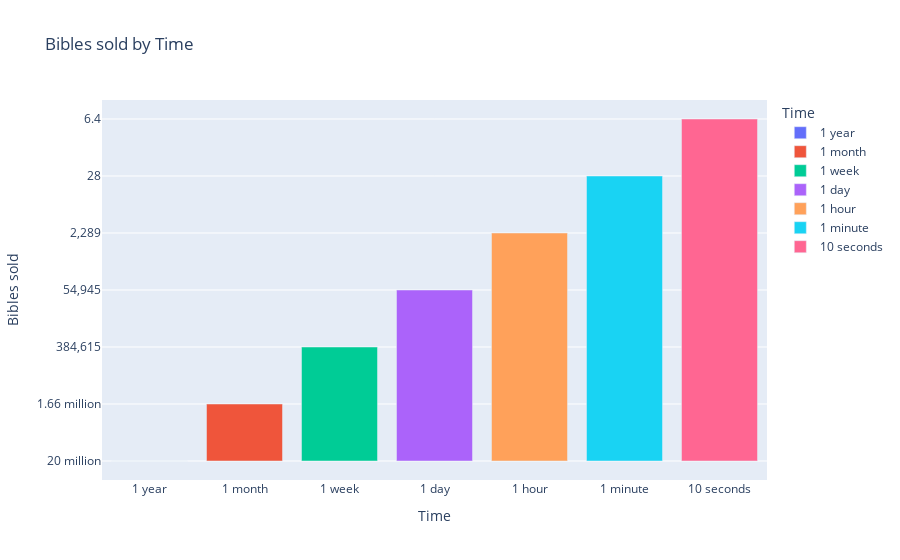

The notebook cell this image was saved under:
### Markdown cell above
This code creates a bar graph that illistartaes the rate that Bibles are bought at.

### Code cell
import plotly.express as px 
import pandas as pd
data = { 'Time': ['1 year', '1 month', '1 week', '1 day', '1 hour', '1 minute', '10 seconds'], 'Bibles sold': ['20 million', '1.66 million', '384,615', '54,945', '2,289', '28', '6.4'] } 
df = pd.DataFrame(data) 
fig = px.bar(df, x='Time', y='Bibles sold', 
             title='Bibles sold by Time ', 
             labels={'Time': 'Time', 'Bibles sold': 'Bibles sold'}, 
             color='Time') 
fig.show()

### Figure 1 — Plotly figure (JSON) as saved in the notebook; plotly's stock layout.template omitted (floating-point values rounded to 4 significant figures)
{"data": [{"alignmentgroup": "True", "hovertemplate": "Time=%{x}<br>Bibles sold=%{y}<extra></extra>", "legendgroup": "1 year", "marker": {"color": "#636efa", "pattern": {"shape": ""}}, "name": "1 year", "offsetgroup": "1 year", "orientation": "v", "showlegend": true, "textposition": "auto", "type": "bar", "x": ["1 year"], "xaxis": "x", "y": ["20 million"], "yaxis": "y"}, {"alignmentgroup": "True", "hovertemplate": "Time=%{x}<br>Bibles sold=%{y}<extra></extra>", "legendgroup": "1 month", "marker": {"color": "#EF553B", "pattern": {"shape": ""}}, "name": "1 month", "offsetgroup": "1 month", "orientation": "v", "showlegend": true, "textposition": "auto", "type": "bar", "x": ["1 month"], "xaxis": "x", "y": ["1.66 million"], "yaxis": "y"}, {"alignmentgroup": "True", "hovertemplate": "Time=%{x}<br>Bibles sold=%{y}<extra></extra>", "legendgroup": "1 week", "marker": {"color": "#00cc96", "pattern": {"shape": ""}}, "name": "1 week", "offsetgroup": "1 week", "orientation": "v", "showlegend": true, "textposition": "auto", "type": "bar", "x": ["1 week"], "xaxis": "x", "y": ["384,615"], "yaxis": "y"}, {"alignmentgroup": "True", "hovertemplate": "Time=%{x}<br>Bibles sold=%{y}<extra></extra>", "legendgroup": "1 day", "marker": {"color": "#ab63fa", "pattern": {"shape": ""}}, "name": "1 day", "offsetgroup": "1 day", "orientation": "v", "showlegend": true, "textposition": "auto", "type": "bar", "x": ["1 day"], "xaxis": "x", "y": ["54,945"], "yaxis": "y"}, {"alignmentgroup": "True", "hovertemplate": "Time=%{x}<br>Bibles sold=%{y}<extra></extra>", "legendgroup": "1 hour", "marker": {"color": "#FFA15A", "pattern": {"shape": ""}}, "name": "1 hour", "offsetgroup": "1 hour", "orientation": "v", "showlegend": true, "textposition": "auto", "type": "bar", "x": ["1 hour"], "xaxis": "x", "y": ["2,289"], "yaxis": "y"}, {"alignmentgroup": "True", "hovertemplate": "Time=%{x}<br>Bibles sold=%{y}<extra></extra>", "legendgroup": "1 minute", "marker": {"color": "#19d3f3", "pattern": {"shape": ""}}, "name": "1 minute", "offsetgroup": "1 minute", "orientation": "v", "showlegend": true, "textposition": "auto", "type": "bar", "x": ["1 minute"], "xaxis": "x", "y": ["28"], "yaxis": "y"}, {"alignmentgroup": "True", "hovertemplate": "Time=%{x}<br>Bibles sold=%{y}<extra></extra>", "legendgroup": "10 seconds", "marker": {"color": "#FF6692", "pattern": {"shape": ""}}, "name": "10 seconds", "offsetgroup": "10 seconds", "orientation": "v", "showlegend": true, "textposition": "auto", "type": "bar", "x": ["10 seconds"], "xaxis": "x", "y": ["6.4"], "yaxis": "y"}], "layout": {"barmode": "relative", "legend": {"title": {"text": "Time"}, "tracegroupgap": 0}, "title": {"text": "Bibles sold by Time "}, "xaxis": {"anchor": "y", "categoryarray": ["1 year", "1 month", "1 week", "1 day", "1 hour", "1 minute", "10 seconds"], "categoryorder": "array", "domain": [0, 1], "title": {"text": "Time"}}, "yaxis": {"anchor": "x", "domain": [0, 1], "title": {"text": "Bibles sold"}}}}
